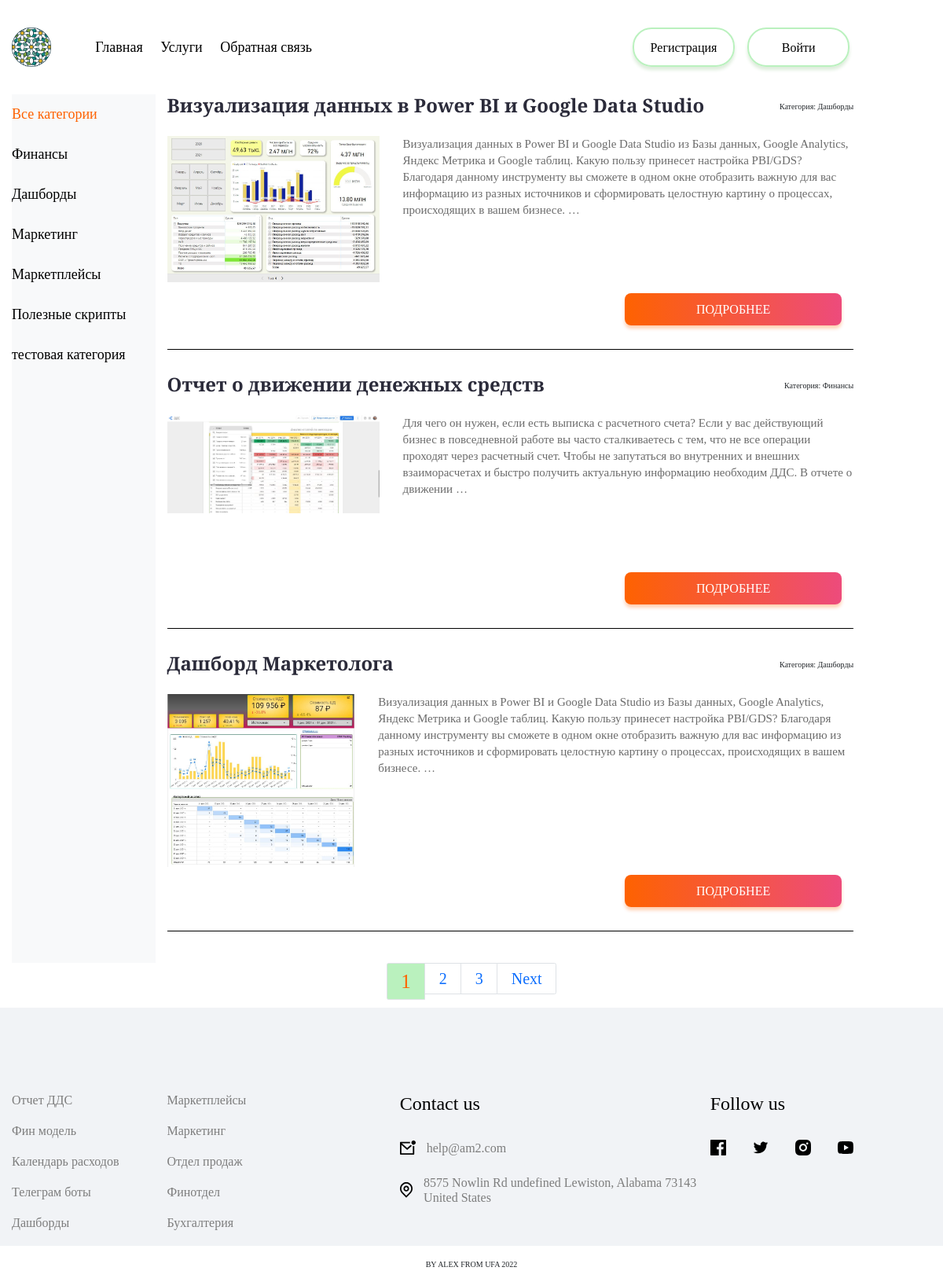
/products/, run on an earlier commit of the app's database.
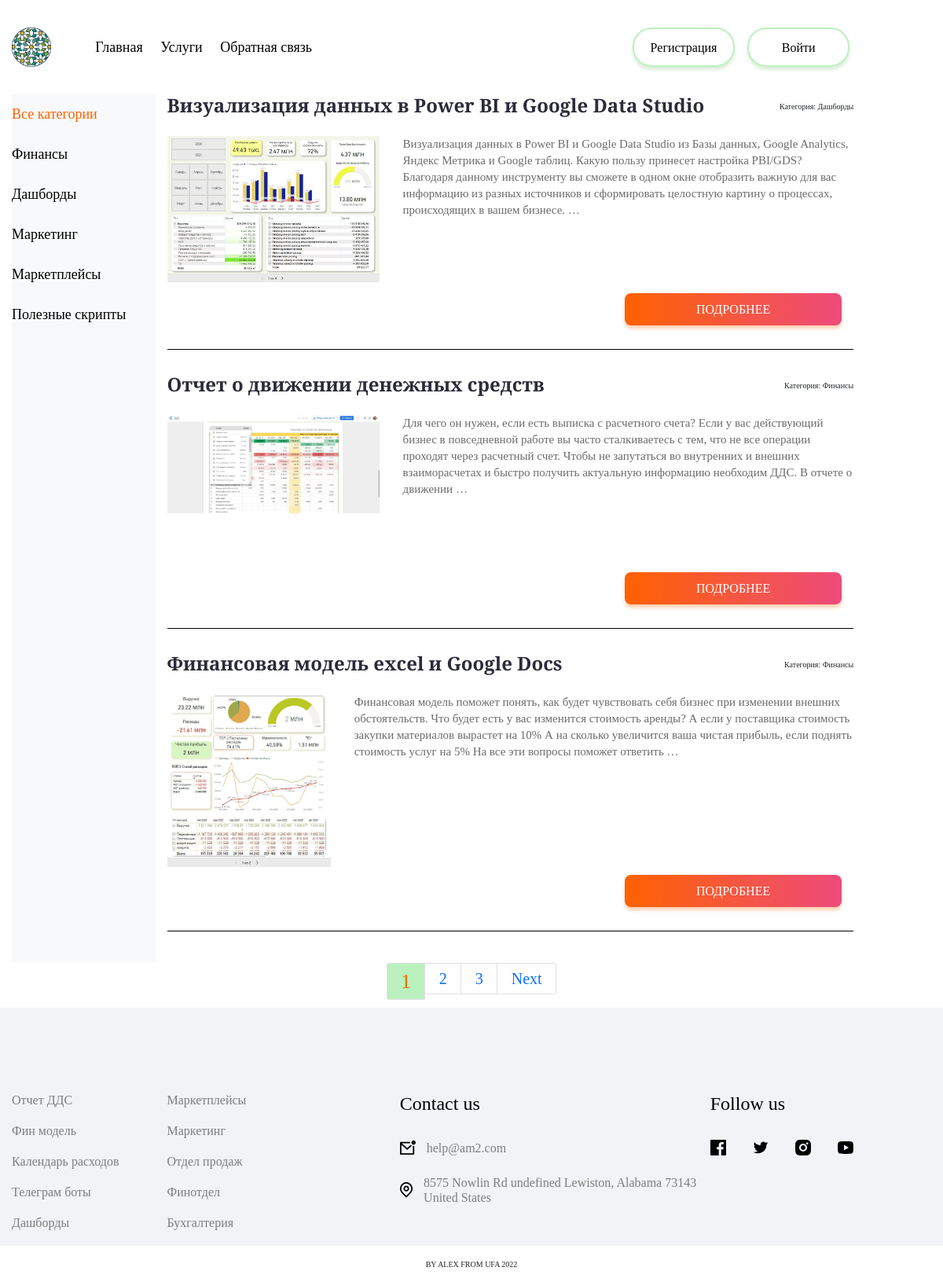
And on a later commit of the database.
### algoritm/models.py (models this page shows, shortened)
class Category(models.Model):
    name = models.CharField(max_length=100, db_index=True, verbose_name='Категория')
    slug = models.SlugField(max_length=255, unique=True, db_index=True, verbose_name='URL')
    time_create = models.DateTimeField(auto_now_add=True, verbose_name='Время создания')
    def __str__(self):
        return self.name
    def get_absolute_url(self):
        return reverse('category', kwargs={'cat_slug': self.slug})
    class Meta:
        verbose_name = "Категория"
        verbose_name_plural = "Категории"
        ordering = ['pk']

class Boards(models.Model):
    title = models.CharField(max_length=255, verbose_name='Заголовок')
    slug = models.SlugField(max_length=255, unique=True, db_index=True, verbose_name='URL')
    content = models.TextField(blank=True, verbose_name='Текст статьи')
    photo = models.ImageField(upload_to='photos/%Y/%m/%d/', verbose_name='Фото')
    time_create = models.DateTimeField(auto_now_add=True, verbose_name='Время создания')
    time_update = models.DateTimeField(auto_now=True, verbose_name='Время изменения')
    is_published = models.BooleanField(default=True, verbose_name='Публикация')
    cat = models.ForeignKey('Category', on_delete=models.PROTECT, verbose_name='Категория')
    def get_absolute_url(self):
        return reverse('post', kwargs={'post_slug': self.slug})
    class Meta:
        verbose_name = 'Наши услуги'
        verbose_name_plural = 'Наши услуги'
        ordering = ['pk']

### algoritm/views.py (the view)
# urls.py: path('products/', AlgoritmProducts.as_view(), name='products'),
class AlgoritmProducts(DataMixin, ListView):
    model = Boards
    template_name = 'algoritm/products.html'
    context_object_name = 'posts'
    def get_context_data(self, *, object_list=None, **kwargs):
        context = super().get_context_data(**kwargs)
        c_def = self.get_user_context(title='Услуги')
        return dict(list(context.items()) + list(c_def.items()))
    def get_queryset(self):
        return Boards.objects.filter(is_published=True)

### algoritm/templatetags/algoritm_tags.py (called while the page is built)
@register.simple_tag(name='getcats')
def get_categories():
    return Category.objects.all()

@register.inclusion_tag('algoritm/list_categories.html')
def show_categories(sort=None, cat_selected=0):
    if not sort:
        cats = Category.objects.all()
    else:
        cats = Category.objects.order_by(sort)
    return {'cats': cats, 'cat_selected': cat_selected}

### algoritm/utils.py (called while the page is built)
    def get_user_context(self, **kwargs):
        context = kwargs
        cats = Category.objects.all()  #Category.objects.annotate(Count('boards'))  [{'cat_id': 1, 'id__count': 9},]
        user_menu = menu.copy()
        formsList = forms.copy()
        if not self.request.user.is_authenticated:
            user_menu.pop(2)
        if self.request.user.id != 1:
            formsList.pop(0)
        context['menu'] = user_menu
        context['cats'] = cats
        context['formsList'] = formsList
        if 'cat_selected' not in context:
            context['cat_selected'] = 0
        return context

### algoritm/templates/algoritm/products.html (shortened to what this page needs)
{% extends 'algoritm/base.html' %}
{% load algoritm_tags %}
{% block content%}
<section class="container content__block">
        <div class="row">
            <div class="col-md-2 col-sm-4 m-10">
                <nav class ="bg-light menu-vertical mb-5 h-100">
                    <ul class ="nav navbar-nav">
                        {% if cat_selected == 0 %}
                            <li class ="menu__item_verical  mb-4 mt-4">Все категории</li>
                        {% else %}
                            <li class="mb-4 mt-4"><a class ="menu__link_verical" href="{% url 'products' %}">Все категории</a></li>
                        {% endif %}
                        {% for c in cats %}
                                {% if c.pk == cat_selected %}
                                    <li class ="menu__item_verical mb-4 mt-4">{{ c.name }}</li>
                                {% else %}
                                    <li class="mb-4 mt-4"><a class ="menu__link_verical" href="{{ c.get_absolute_url }}">{{ c.name }}</a></li>
                                {% endif %}
                        {% endfor %}
                    </ul>
                </nav>
            </div>
            <ul class="col-9">
                {% for p in posts%}
                    <li class="container post__area">
                        <div class="d-flex flex-row title__row">
                            <a href="{{ p.get_absolute_url }}" class="post__title-style"><h4 class="content__title">{{ p.title }}</h4></a>
                            <p>Категория: {{ p.cat}}</p>
                        </div>
                        <div class ="container">
                            {%if p.photo %}
                                <img class="image_preview img-responsive" src="{{ p.photo.url }}">
                            {% else %}
                                <img class="image_preview img-responsive" src="../../static/algoritm/images/dashboard.jpg">
                            {% endif %}
                            <p class="content__block-text"> {{ p.content|truncatewords:50 }}  </p>
                        </div>
                        <div class="row justify-content-end mb-5 button__block">
                            <div class="col-lg-4 col-sm-3">
                                <a href="{{ p.get_absolute_url }}" class="banner__link button_orange">Подробнее</a>
                            </div>
                        </div>
                    </li>
                {% endfor %}
            </ul>
        </div>
    </section>
{% if page_obj.has_other_pages %}
    <nav aria-label="...">
        <ul class="pagination justify-content-center">
            {% for p in paginator.page_range %}
                {% if page_obj.number == p%}
                    <li class="page-item">
                      <span class="page-link pagination__digits pagination__digits-active">{{ p }}</span>
                    </li>
                {% elif p >= page_obj.number|add:-2 and p <= page_obj.number|add:2 %}
                    <li class="page-item">
                        <a class="page-link pagination__digits" href="?page={{ p }}">{{ p }}</a>
                    </li>
                {% endif %}
            {% endfor %}
            {% if page_obj.has_next %}
                <li class="page-item">
                  <a class="page-link pagination__digits" href="?page={{ page_obj.next_page_number }}">Next</a>
                </li>
            {% endif %}
        </ul>
    </nav>
{% endif %}
{% endblock content%}

### algoritm/templates/algoritm/base.html (shortened to what this page needs)
{% load static %}
<!DOCTYPE html>
<html lang="ru">
<head>
    <link rel="stylesheet" href="{% static 'algoritm/css/bootstrap.min.css' %}">
    <link rel="stylesheet" href="{% static 'algoritm/css/style.css' %}">
</head>
<body>
    <header class="header">
        {% block mainmenu%}
        <div class="container h-100">
            <div class="row header__content align-content-center">
                <a href="{% url 'home' %}" class="header__logo col-1">
                    <img src="{% static 'algoritm/images/Mantarin-2.png' %}" alt="" class="img__logo header__logo-top">
                </a>
                <nav class="menu col-6 d-flex justify-content-between header__menu">
                    <ul class="menu__list row align-items-center">
                        {% for m in menu %}
                        <li class="menu__item col">
                            <a href="{% url m.url_name %}" class="menu__link">{{ m.title }}</a>
                        </li>
                        {% endfor %}
                    </ul>
                </nav>
                {% if request.user.is_authenticated %}
                    <div class="header__button col-2 offset-1">
                        <a href="{% url 'logout' %}" class="header__login button">Выйти</a>
                    </div>
                {% else %}
                    <nav class="col-3 header__button offset-1">
                        <ul class="button__list">
                            <li><a href="{% url 'register' %}" class="header__login button reg__button">Регистрация</a></li>
                            <li><a href="{% url 'login' %}" class="header__login button log__button">Войти</a></li>
                        </ul>
                    </nav>
                {% endif %}
            </div>
        </div>
        {% endblock mainmenu%}
    </header>
{% block content%}
{% endblock content%}
<footer class="footer">
        <div class="container">
            <div class="row">
                <nav class="col-md-2 col-sm-6">
                    <ul class="footer__menu">
                        <li class="footer__menu-item"><a href="#" class="footer__menu-link">Отчет ДДС</a></li>
                        <li class="footer__menu-item"><a href="#" class="footer__menu-link">Фин модель</a></li>
                        <li class="footer__menu-item"><a href="#" class="footer__menu-link">Календарь расходов</a></li>
                        <li class="footer__menu-item"><a href="#" class="footer__menu-link">Телеграм боты</a></li>
                        <li class="footer__menu-item"><a href="#" class="footer__menu-link">Дашборды</a></li>
                    </ul>
                </nav>
                <nav class="col-md-2 col-sm-6">
                    <ul class="footer__menu">
                        <li class="footer__menu-item"><a href="#" class="footer__menu-link">Маркетплейсы</a></li>
                        <li class="footer__menu-item"><a href="#" class="footer__menu-link">Маркетинг</a></li>
                        <li class="footer__menu-item"><a href="#" class="footer__menu-link">Отдел продаж</a></li>
                        <li class="footer__menu-item"><a href="#" class="footer__menu-link">Финотдел</a></li>
                        <li class="footer__menu-item"><a href="#" class="footer__menu-link">Бухгалтерия</a></li>
                    </ul>
                </nav>
                <div class="footer__contacts col-md-4 col-sm-6 offset-md-1">
                    <h4 class="footer__title title-h4">Contact us</h4>
                    <a href="mailto:" class="footer__contact w-100 d-flex align-items-center">
                        <img src="{% static 'algoritm/images/mail.svg'%}" alt="" class="footer__icon">
                        <span class="footer__contact-text">help@am2.com</span>
                    </a>
                    <a href="#" class="footer__contact w-100 d-flex align-items-center">
                        <img src="{% static 'algoritm/images/map.svg'%}" alt="" class="footer__icon">
                        <span class="footer__contact-text">8575 Nowlin Rd undefined Lewiston,
                            Alabama 73143 United States</span>
                    </a>
                </div>
                <div class="footer__contacts col-md-2 col-sm-4">
                    <h4 class="footer__title title-h4">Follow us</h4>
                    <nav class="social">
                        <ul class="social__list d-flex justify-content-between align-items-center">
                            <li class="social__item"><a href="#" class="social__link"><img src="{% static 'algoritm/images/facebook.svg'%}" alt="" class="social__icon"></a></li>
                            <li class="social__item"><a href="#" class="social__link"><img src="{% static 'algoritm/images/twiter.svg'%}" alt="" class="social__icon"></a></li>
                            <li class="social__item"><a href="#" class="social__link"><img src="{% static 'algoritm/images/instagram.svg'%}" alt="" class="social__icon"></a></li>
                            <li class="social__item"><a href="#" class="social__link"><img src="{% static 'algoritm/images/youtube.svg'%}" alt="" class="social__icon"></a></li>
                        </ul>
                    </nav>
                </div>
            </div>
        </div>
        <div class="copyright d-flex align-items-center justify-content-center">BY ALEX FROM UFA 2022</div>
    </footer>
</body>
</html>

### algoritm/static/algoritm/css/style.css (style rules this page uses)
.header { height: 12rem; position: absolute; top: 0; left: 0; width: 100%; }
.header__content { height: 100%; }
.img__logo { width: 5rem; height: 5rem; }
.menu__list { margin: 0; padding: 0; height: 100%; list-style: none; }
.menu__item { padding-right: 1.5rem; }
.menu__link { text-decoration: none; font-style: normal; font-weight: 400; font-size: 1.8rem; line-height: 2.1rem; color: #000000; white-space: nowrap; }
.button__list { margin: 0; padding: 0; height: 100%; display: grid; grid-template-columns: repeat(2, max-content); justify-content: space-between; list-style: none; align-items: center; }
.header__login { text-decoration: none; }
.log__button { margin: 0 .5rem; }
.banner__link { font-style: normal; font-weight: 500; font-size: 1.6rem; line-height: 1.9rem; text-align: center; text-transform: uppercase; color: #FFFFFF; text-decoration: none; }
.footer { padding-top: 10.8rem; background: #F1F3F6; }
.footer__menu { list-style: none; padding: 0; margin: 0; }
.footer__menu-item { margin-bottom: 2rem; }
.footer__menu-link { font-weight: 400; font-size: 1.6rem; line-height: 1.9rem; color: #7D7D7D; text-decoration: none; }
.footer__title { font-weight: 400; font-size: 2.4rem; line-height: 2.8rem; color: #000000; margin-bottom: 3.2rem; }
.footer__contact { text-decoration: none; color: #7D7D7D; margin-bottom: 2.5rem; font-weight: 400; font-size: 1.6rem; line-height: 1.9rem; }
.footer__icon { height: 2rem; width: 2rem; object-fit: contain; margin-right: 1.4rem; }
.social__list { padding: 0; margin: 0; list-style: none; }
.social__icon { height: 2rem; width: 2rem; object-fit: contain; }
.copyright { width: 100%; background: #fff; height: 4.6rem; }
@media screen and (min-width: 1200px) { .container { max-width: 1170px; padding: 0; } }

### algoritm/static/algoritm/css/main.css (style rules this page uses)
:root { font-size: 10px; }
body { margin: 0; font-family: 'Playfair Display'; box-sizing: border-box; overflow-x: hidden; }
.button { height: 5rem; width: 13rem; border: 0.2rem solid #BAF1BE; box-shadow: 0 0.4rem 0.4rem #DDECDB; box-sizing: border-box; border-radius: 2.4rem; display: grid; justify-items: center; align-items: center; font-size: 1.6rem; line-height: 1.9rem; color: #000000; text-decoration: none; background-color: transparent; transition: color 0.6s ease, background-color 0.6s ease; outline: none; }
.button_orange { height: 4.1rem; background: linear-gradient(90.08deg, #FE6201 0.05%, #ED4B7C 99.92%); box-shadow: 0rem .4rem .4rem rgba(254, 98, 1, 0.3); border-radius: .8rem; display: grid; align-items: center; justify-items: center; text-decoration: none; transition: background-color 0.6s ease, color 0.6s ease; }

### algoritm/static/algoritm/css/products.css (style rules this page uses)
.content__block { margin-top: 12rem; }
.menu__item_verical { text-decoration: none; font-style: normal; font-weight: 400; font-size: 1.8rem; line-height: 2.1rem; color: #FE6201; white-space: nowrap; margin: 1rem 0; }
.menu__link_verical { text-decoration: none; font-style: normal; font-weight: 400; font-size: 1.8rem; line-height: 2.1rem; color: #000000; white-space: nowrap; }
.post__area { text-decoration: none; list-style: none; margin-bottom: 3rem; border-bottom: .1rem solid black; }
.title__row { justify-content: space-between; align-items: end; }
.post__title-style { text-decoration: none; }
.content__title { font-weight: 700; font-size: 2.4rem; line-height: 2.8rem; color: #2B2B3A; text-decoration: none; }
.image_preview { max-width: 30rem; max-height: 23rem; float: left; padding: 0 3rem 1rem 0; }
.content__block-text { min-height: 20rem; font-weight: normal; font-size: 1.5rem; line-height: 2.1rem; color: #6B6B6B; margin: 2rem 0 0 0; padding-bottom: 2rem; }
.button__block { width: 100%; }
.pagination__digits { font-size: 2rem; padding-left: 1.75rem; padding-right: 1.75rem; }
.pagination__digits-active { font-size: 2.5rem; background-color: #BAF1BE; color: #FE6201; font-weight: 400; }

What changed in the data, as far as the page shows it:
removed Category: name "тестовая категория"
removed Boards: title "Дашборд Маркетолога", cat "Дашборды", photo (picture), content "Визуализация данных в Power BI и Google Data Studio из Базы данных, Google Analytics, Яндекс Метрика и Google таблиц. Какую пользу принесет настройка PBI/GDS? Благодаря данному инструменту вы сможете в одном окне отобразить важную для вас информацию из разных источников и сформировать целостную картину о процессах, происходящих в вашем бизнесе. …"
added Boards: title "Финансовая модель excel и Google Docs", cat "Финансы", photo (picture), content "Финансовая модель поможет понять, как будет чувствовать себя бизнес при изменении внешних обстоятельств. Что будет есть у вас изменится стоимость аренды? А если у поставщика стоимость закупки материалов вырастет на 10% А на сколько увеличится ваша чистая прибыль, если поднять стоимость услуг на 5% На все эти вопросы поможет ответить …"
